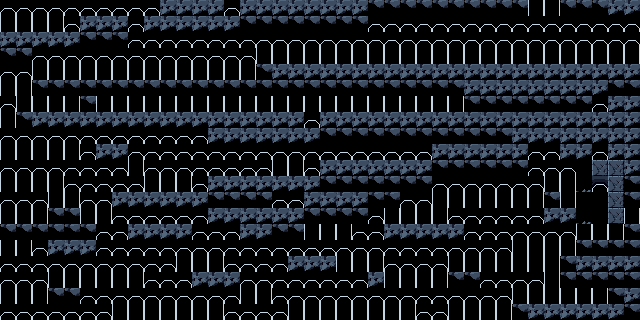

A 2D game scene composited from a Tiled map and its tileset images. What follows is a short description and the map's XML, with each tile layer's data collapsed to a summary:
An orthogonal 40x20 tile map with 16x16 px tiles, 2 tile layers (background, Tile Layer 1) and 9 objects (player, exit).

<map version="1.0" orientation="orthogonal" renderorder="right-down" width="40" height="20" tilewidth="16" tileheight="16" nextobjectid="271">
 <tileset firstgid="1" name="PrtCave" tilewidth="16" tileheight="16" tilecount="80" columns="16">
  <image source="PrtCave.png" width="256" height="80" />
 </tileset>
 <layer name="background" width="40" height="20">
  <data>[800 cells, 800 non-empty, 4 distinct tile ids]</data>
 </layer>
 <layer name="Tile Layer 1" width="40" height="20">
  <data>[800 cells, 12 non-empty, 5 distinct tile ids]</data>
 </layer>
 <objectgroup name="collisions">
  <object id="247" x="-58.7544" y="224" width="740.306" height="119.487" />
  <object id="257" x="0" y="0" width="640" height="16" />
  <object id="259" x="608" y="0" width="32" height="336" />
  <object id="262" x="0" y="0" width="32" height="320" />
  <object id="263" x="576" y="160" width="48" height="16" />
  <object id="264" x="576" y="176" width="48" height="16" />
  <object id="265" x="608" y="160" width="16" height="64" />
 </objectgroup>
 <objectgroup color="#00ff00" name="spawn points">
  <object id="17" name="player" x="224.528" y="74.5565" width="2.57298" height="2.77091">
   <ellipse />
  </object>
 </objectgroup>
 <objectgroup name="slopes" />
 <objectgroup color="#ff0000" name="enemies" />
 <objectgroup name="Items" />
 <objectgroup name="Exit">
  <object id="269" name="exit" x="592" y="192" width="16" height="32" />
 </objectgroup>
</map>